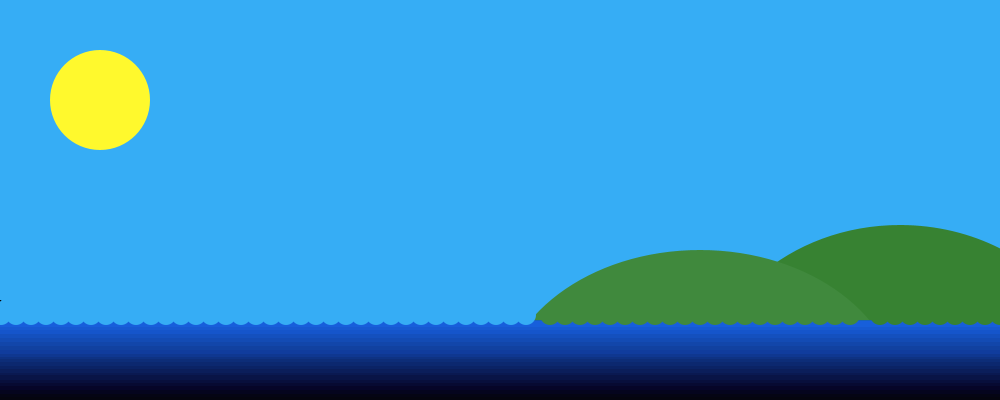
Frame 1 (no input)
Frame 60 (the mouse pressed at the canvas centre just before this capture): identical to frame 1, image omitted
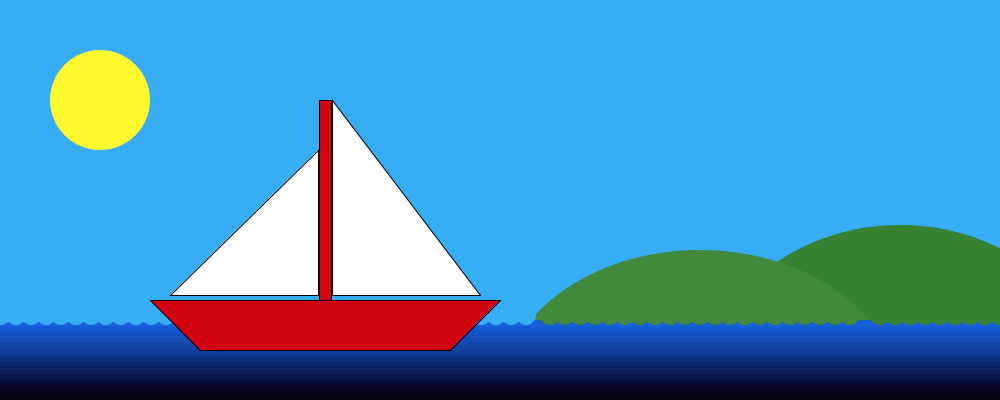
Frame 120 (the mouse held since frame 60 and released just before this capture)

The Processing sketch that drew these frames (run headless with seeded random() and noise(); from frame 60 on, the mouse is pressed at the canvas centre):

// Processing sketch: processing_104488
// ── processing_104488.pde

void setup(){
  size(1000,400);
  background(54,173,245);}
  
void draw()
{background(54,173,245);



noStroke();
fill(55,130,50);
ellipse(900,400,400,350); //montanha I
fill(64,137,61);
ellipse(700,400,400,300); // montanha II

noStroke();
fill(255,249,45);
ellipse(100,100,100,100); // SOL


fill(8,38,103);
quad(-10,320,1000,320,1000,410,-10,410); // MAR

for (int i =320; i<400; i +=1) {
  if(i < 321) {
 stroke(24,100,180);
    line(-10,i,1000,i);
  } else if(i<327){ 
   stroke(23,95,219);
    line(-10,i,1000,i);
    } else if(i<330){ 
   stroke(22,90,210);
    line(-10,i,1000,i);
    } else if(i<334){ 
   stroke(21,85,203);
    line(-10,i,1000,i);
    } else if(i<338){ 
   stroke(20,80,190);
    line(-10,i,1000,i);
    } else if(i<342){ 
   stroke(19,75,180);
    line(-10,i,1000,i);
    } else if(i<346){ 
   stroke(18,70,170);
    line(-10,i,1000,i);
    } else if(i<350){ 
   stroke(17,65,160);
    line(-10,i,1000,i);
    } else if(i<354){ 
   stroke(16,60,157);
    line(-10,i,1000,i);
    } else if(i<357){ 
   stroke(15,55,144);
    line(-10,i,1000,i);
    } else if(i<359){ 
   stroke(14,50,131);
    line(-10,i,1000,i);
    } else if(i<362){ 
   stroke(13,45,120);
    line(-10,i,1000,i);
    } else if(i<366){ 
   stroke(12,40,111);
    line(-10,i,1000,i);
    } else if(i<369){ 
   stroke(11,35,101);
    line(-10,i,1000,i);
    } else if(i<373){ 
   stroke(11,30,90);
    line(-10,i,1000,i);
    } else if(i<375){ 
   stroke(10,25,81);
    line(-10,i,1000,i);
    } else if(i<380){ 
   stroke(9,20,70);
    line(-10,i,1000,i);
     } else if(i<383){ 
   stroke(8,15,60);
    line(-10,i,1000,i);
    } else if(i<386){ 
   stroke(7,10,50);
    line(-10,i,1000,i);
    } else if(i<390){ 
   stroke(6,5,40);
    line(-10,i,1000,i);
    } else if(i<394){ 
   stroke(5,5,30);
    line(-10,i,1000,i);
    } else if(i<397){ 
   stroke(5,5,20);
    line(-10,i,1000,i);
    } else{ 
   stroke(5,5,15);
    line(-10,i,1000,i);
  }
}

noStroke();
fill(54,173,245);
int x;
for (x=1; x<530; x=x+15)
ellipse(x,315,20,20); //ondas - céu

fill(64,137,61);
int z;
for (z=550; z<865; z=z+15)
ellipse(z,315,20,20); // ondas - montanha I

fill(55,130,50);
int y;
for (y=880; y<1100; y=y+15)
ellipse(y,315,20,20); // ondas - montanha II



stroke(0);

fill(211,4,18);
quad(mouseX-350,300,mouseX,300,mouseX-50,350,mouseX-300,350); // Parte Inferior
quad(mouseX-181,100,mouseX-169,100,mouseX-169,300,mouseX-181,300); // Mastro
fill(255);
quad(mouseX-168,100,mouseX-20,295,mouseX-20,295,mouseX-168,295); // Vela - Direita
quad(mouseX-182,150,mouseX-182,295,mouseX-330,295,mouseX-182,150); // Vela - Esquerda



}
